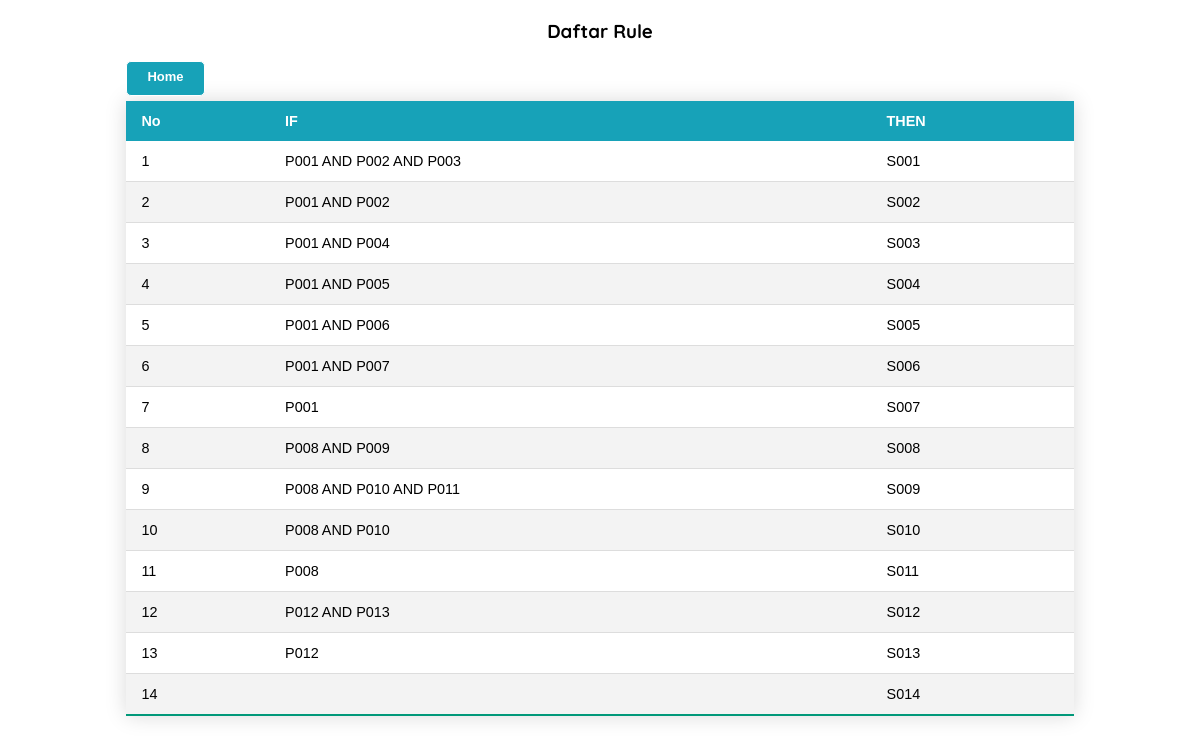
Screenshot of /read_rule.php with the database file from the repository.
### tables this page shows
CREATE TABLE `tb_rule` (
  `jika` varchar(150) DEFAULT NULL,
  `maka` varchar(6) DEFAULT NULL
);

### read_rule.php (the view, shortened to what this page needs)
<!doctype html>
<html>
<head>
<link rel="stylesheet" href="assets/css/style.css">
</head>
<body>
	<div class="container">
        <h3 class="title">Daftar Rule</h3>
        <a class="button" href="index.php">Home</a>
		<table class="styled-table">
			<thead>
				<th>No</th>
				<th>IF</th>
				<th>THEN</th>
			</thead>
			<tbody>
				<?php
				include "koneksi.php";
				$no = 1;
				$sql = "SELECT * FROM tb_rule";
				$query = mysqli_query($connect,$sql);
				while($data = mysqli_fetch_array($query)){
				?>
				<tr>
				<td><?php echo "$no"; ?></td>
				<td><?php echo "$data[jika]"; ?></td>
				<td><?php echo "$data[maka]"; ?></td>
				</tr>
				<?php
					$no++;
				}
				?>
			</tbody>
		</table>
	</div>
</body>
</html>

### assets/css/style.css (style rules this page uses)
body { font-family: 'Quicksand', sans-serif; text-align: justify; }
.button { background: #17a2b8; border: 1px solid; border-radius: 5px; font: 700 13px sans-serif; height: 35px; line-height: 30px; text-align: center; box-sizing: border-box; padding: 0 20px; margin-bottom: 5px; }
.container a { color: #ffff; text-decoration: none; float: left; }
.title { text-align: center; }
.container { width: 80%; margin: auto; }
.styled-table { border-collapse: collapse; margin: auto; font-size: 0.9em; font-family: sans-serif; min-width: 400px; box-shadow: 0 0 20px rgba(0, 0, 0, 0.15); width: 100%; }
.styled-table th, .styled-table td { padding: 12px 15px; }
.styled-table tbody tr { border-bottom: 1px solid #dddddd; }
.styled-table tbody tr:nth-of-type(even) { background-color: #f3f3f3; }
.styled-table tbody tr:last-of-type { border-bottom: 2px solid #009879; }

### rows the page displays
tb_rule: jika "P001 AND P002 AND P003", maka "S001"
tb_rule: jika "P001 AND P002", maka "S002"
tb_rule: jika "P001 AND P004", maka "S003"
tb_rule: jika "P001 AND P005", maka "S004"
tb_rule: jika "P001 AND P006", maka "S005"
tb_rule: jika "P001 AND P007", maka "S006"
tb_rule: jika "P001", maka "S007"
tb_rule: jika "P008 AND P009", maka "S008"
tb_rule: jika "P008 AND P010 AND P011", maka "S009"
tb_rule: jika "P008 AND P010", maka "S010"
tb_rule: jika "P008", maka "S011"
tb_rule: jika "P012 AND P013", maka "S012"
tb_rule: jika "P012", maka "S013"
tb_rule: maka "S014"
